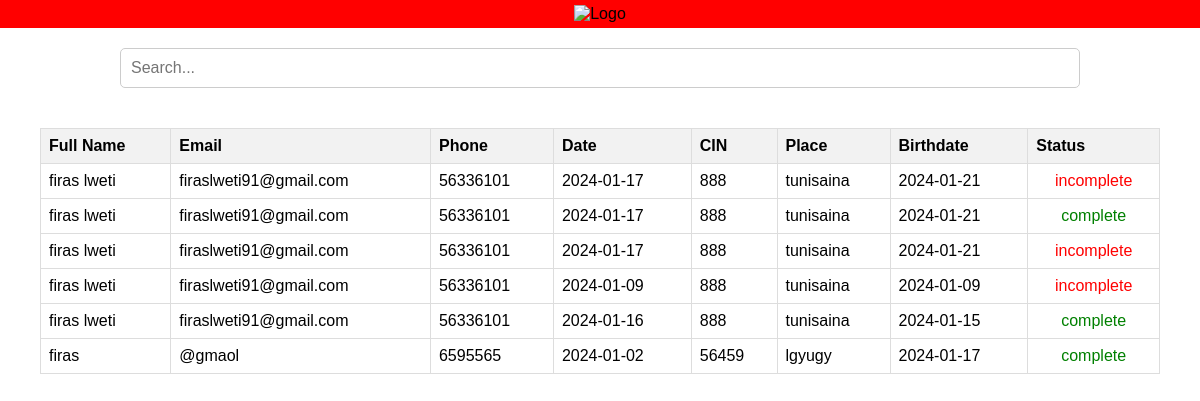
/admin/allusers.php, run on the app's committed database.
### tables this page shows
CREATE TABLE `rendezvous` (
  `id` int(11) NOT NULL,
  `username` varchar(50) NOT NULL,
  `email` text NOT NULL,
  `phone` int(8) NOT NULL,
  `date` date NOT NULL,
  `cin` int(50) NOT NULL,
  `place` text NOT NULL,
  `birthdate` date NOT NULL,
  `situation` text NOT NULL
);

### admin/allusers.php (the view, shortened to what this page needs)
<!DOCTYPE html>
<html lang="en">
<head>
</head>
<body>
    <nav>
        <img src="images/pngegg.png" alt="Logo">
    </nav>
    <div class="bar">
        <input type="search" id="search-bar" placeholder="Search...">
    </div>
    <div class="mar">
        <table>
            <thead>
                <tr>
                    <th>Full Name</th>
                    <th>Email</th>
                    <th>Phone</th>
                    <th>Date</th>
                    <th>CIN</th>
                    <th>Place</th>
                    <th>Birthdate</th>
                    <th>Status</th>
                </tr>
            </thead>
            <tbody>
            <?php
include "../server.php";
$aina = "SELECT * FROM rendezvous";
$result = mysqli_query($conn, $aina);
if ($result) {
    while ($row = mysqli_fetch_assoc($result)) {
        $statusClass = ($row['situation'] == 'complete') ? 'complete' : 'incomplete';
        echo "
            <tr>
                <td>{$row['username']}</td>
                <td>{$row['email']}</td>
                <td>{$row['phone']}</td>
                <td>{$row['date']}</td>
                <td>{$row['cin']}</td>
                <td>{$row['place']}</td>
                <td>{$row['birthdate']}</td>
                <td class='status $statusClass'>{$row['situation']}</td>
            </tr>
        ";
    }
} else {
    echo "Error: " . mysqli_error($conn);
}
?>
            </tbody>
        </table>
    </div>
</body>
</html>

### admin/allusers.php (style rules this page uses)
body { padding: 0; margin: 0; font-family: 'Arial', sans-serif; }
nav { background-color: red; padding: 5px; text-align: center; }
nav img { width: 40px; }
.bar { margin: 20px 0; text-align: center; }
#search-bar { padding: 10px; width: 80%; border: 1px solid #ccc; border-radius: 5px; font-size: 16px; }
table { width: 100%; border-collapse: collapse; margin-top: 20px; }
th, td { border: 1px solid #ddd; padding: 8px; text-align: left; }
th { background-color: #f2f2f2; }
.mar { margin: 40px; }
td.status { text-align: center; }
.complete { color: green; }
.incomplete { color: red; }

### data on the page
rendezvous: username "firas lweti", email "firaslweti91@gmail.com", phone "56336101", date "2024-01-17", cin "888", place "tunisaina", birthdate "2024-01-21", situation "incomplete"
rendezvous: username "firas lweti", email "firaslweti91@gmail.com", phone "56336101", date "2024-01-17", cin "888", place "tunisaina", birthdate "2024-01-21", situation "complete"
rendezvous: username "firas lweti", email "firaslweti91@gmail.com", phone "56336101", date "2024-01-17", cin "888", place "tunisaina", birthdate "2024-01-21", situation "incomplete"
rendezvous: username "firas lweti", email "firaslweti91@gmail.com", phone "56336101", date "2024-01-09", cin "888", place "tunisaina", birthdate "2024-01-09", situation "incomplete"
rendezvous: username "firas lweti", email "firaslweti91@gmail.com", phone "56336101", date "2024-01-16", cin "888", place "tunisaina", birthdate "2024-01-15", situation "complete"
rendezvous: username "firas", email "@gmaol", phone "6595565", date "2024-01-02", cin "56459", place "lgyugy", birthdate "2024-01-17", situation "complete"
